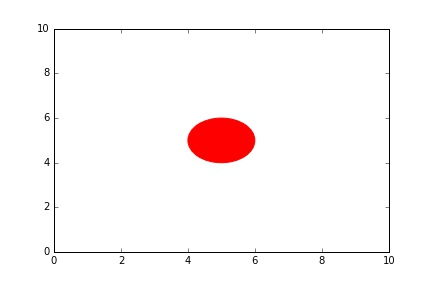
#> input picture contour/circle1.jpg, 432 x 288 px
$ jupyter execute drawContour.ipynb   (older library calls are emulated)
#> lines starting #> are read from the running program, lines starting #| are printed output that depends on the picture; after the words box and inside, x2 and y2 are one past the last pixel; in counts of white or black regions, pixels touching at a corner belong together
[cell 1]
import sys
PATH_opencv = '/usr/local/Cellar/opencv/2.4.13/lib/python2.7/site-packages/'
sys.path.append(PATH_opencv)
import cv2
import os
import pandas as pd
import matplotlib
import numpy as np
import matplotlib.pyplot as plt

src = cv2.imread("circle1.jpg", cv2.CV_LOAD_IMAGE_GRAYSCALE)
#> src: shape (288, 432); min 0, max 255, mean 248.7
# Set threshold and maxValue
thresh = 127
maxValue = 255
# Basic threshold example
th, dst = cv2.threshold(src, thresh, maxValue, cv2.THRESH_BINARY);
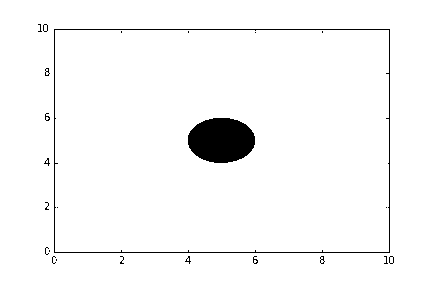
#> dst: shape (288, 432); 97% white; 24 black regions (19 under 20 px)
#> th = 127
# Find Contours
countours,hierarchy=cv2.findContours(dst,cv2.RETR_TREE,cv2.CHAIN_APPROX_SIMPLE)
#> countours = 57 contours, 47 with area under 20; largest, box (x1, y1, x2, y2) and area: (0, 0, 432, 288) 123697, (53, 28, 391, 254) 75823, (55, 30, 389, 252) 73561, (187, 117, 256, 164) 2481, (252, 256, 259, 265) 30
# Draw Contour
cv2.drawContours(dst,countours,-1,(255,255,255),3)
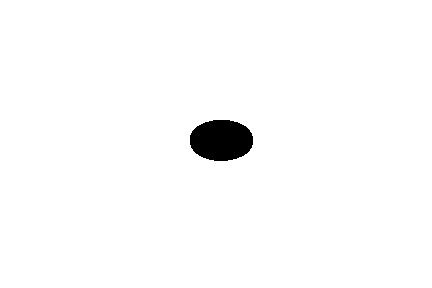
#> dst: shape (288, 432); 98.3% white; 1 black region, box (x1, y1, x2, y2) and area: (190, 120, 253, 161) 2084
plt.imshow(dst,'gray')
plt.show()
